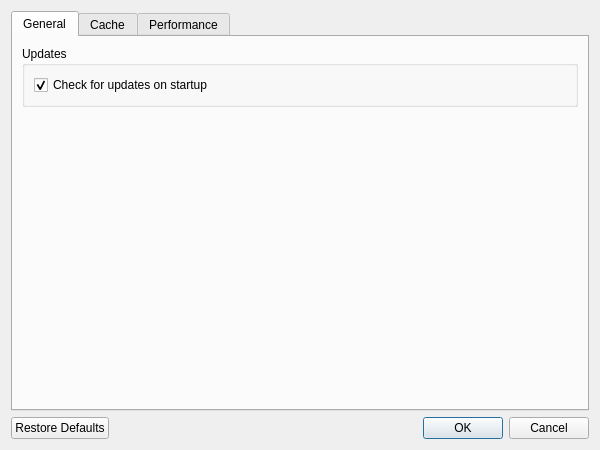
<?xml version="1.0" encoding="UTF-8"?>
<ui version="4.0">
 <class>SettingsDialog</class>
 <widget class="QDialog" name="SettingsDialog">
  <property name="geometry">
   <rect>
    <x>0</x>
    <y>0</y>
    <width>600</width>
    <height>450</height>
   </rect>
  </property>
  <property name="windowTitle">
   <string>Settings</string>
  </property>
  <layout class="QVBoxLayout" name="verticalLayout">
   <item>
    <widget class="QTabWidget" name="tabWidget">
     <property name="currentIndex">
      <number>0</number>
     </property>
     <widget class="QWidget" name="generalTab">
      <attribute name="title">
       <string>General</string>
      </attribute>
      <layout class="QVBoxLayout" name="verticalLayout_2">
       <item>
        <widget class="QGroupBox" name="updatesGroupBox">
         <property name="title">
          <string>Updates</string>
         </property>
         <layout class="QVBoxLayout" name="verticalLayout_3">
          <item>
           <widget class="QCheckBox" name="checkUpdatesCheckBox">
            <property name="text">
             <string>Check for updates on startup</string>
            </property>
            <property name="checked">
             <bool>true</bool>
            </property>
           </widget>
          </item>
         </layout>
        </widget>
       </item>
       <item>
        <spacer name="verticalSpacer_2">
         <property name="orientation">
          <enum>Qt::Vertical</enum>
         </property>
         <property name="sizeHint" stdset="0">
          <size>
           <width>20</width>
           <height>40</height>
          </size>
         </property>
        </spacer>
       </item>
      </layout>
     </widget>
     <widget class="QWidget" name="cacheTab">
      <attribute name="title">
       <string>Cache</string>
      </attribute>
      <layout class="QVBoxLayout" name="verticalLayout_4">
       <item>
        <widget class="QGroupBox" name="cacheGroupBox">
         <property name="title">
          <string>Cache Directory</string>
         </property>
         <layout class="QVBoxLayout" name="verticalLayout_5">
          <item>
           <widget class="QLabel" name="cacheDescriptionLabel">
            <property name="text">
             <string>Ditherista caches processed video frames to speed up playback and export. You can change the cache location or clear it to free up disk space.</string>
            </property>
            <property name="wordWrap">
             <bool>true</bool>
            </property>
           </widget>
          </item>
          <item>
           <layout class="QHBoxLayout" name="horizontalLayout">
            <item>
             <widget class="QLineEdit" name="cachePathLineEdit">
              <property name="readOnly">
               <bool>true</bool>
              </property>
             </widget>
            </item>
            <item>
             <widget class="QPushButton" name="browseCacheButton">
              <property name="text">
               <string>Browse...</string>
              </property>
             </widget>
            </item>
           </layout>
          </item>
          <item>
           <widget class="QLabel" name="cacheSizeLabel">
            <property name="text">
             <string>Current cache size: 0.00 MB</string>
            </property>
           </widget>
          </item>
          <item>
           <widget class="QPushButton" name="clearCacheButton">
            <property name="text">
             <string>Clear Cache</string>
            </property>
           </widget>
          </item>
         </layout>
        </widget>
       </item>
       <item>
        <spacer name="verticalSpacer_3">
         <property name="orientation">
          <enum>Qt::Vertical</enum>
         </property>
         <property name="sizeHint" stdset="0">
          <size>
           <width>20</width>
           <height>40</height>
          </size>
         </property>
        </spacer>
       </item>
      </layout>
     </widget>
     <widget class="QWidget" name="performanceTab">
      <attribute name="title">
       <string>Performance</string>
      </attribute>
      <layout class="QVBoxLayout" name="verticalLayout_6">
       <item>
        <widget class="QGroupBox" name="threadsGroupBox">
         <property name="title">
          <string>Multi-threading</string>
         </property>
         <layout class="QFormLayout" name="formLayout">
          <item row="0" column="0">
           <widget class="QLabel" name="maxThreadsLabel">
            <property name="text">
             <string>Maximum threads:</string>
            </property>
           </widget>
          </item>
          <item row="0" column="1">
           <widget class="QSpinBox" name="maxThreadsSpinBox">
            <property name="minimum">
             <number>1</number>
            </property>
            <property name="maximum">
             <number>32</number>
            </property>
            <property name="value">
             <number>4</number>
            </property>
           </widget>
          </item>
          <item row="1" column="0" colspan="2">
           <widget class="QLabel" name="threadsInfoLabel">
            <property name="text">
             <string>Higher values can speed up video processing but may use more CPU and memory.</string>
            </property>
            <property name="wordWrap">
             <bool>true</bool>
            </property>
           </widget>
          </item>
         </layout>
        </widget>
       </item>
       <item>
        <spacer name="verticalSpacer_4">
         <property name="orientation">
          <enum>Qt::Vertical</enum>
         </property>
         <property name="sizeHint" stdset="0">
          <size>
           <width>20</width>
           <height>40</height>
          </size>
         </property>
        </spacer>
       </item>
      </layout>
     </widget>
    </widget>
   </item>
   <item>
    <layout class="QHBoxLayout" name="horizontalLayout_2">
     <item>
      <widget class="QPushButton" name="restoreDefaultsButton">
       <property name="text">
        <string>Restore Defaults</string>
       </property>
      </widget>
     </item>
     <item>
      <spacer name="horizontalSpacer">
       <property name="orientation">
        <enum>Qt::Horizontal</enum>
       </property>
       <property name="sizeHint" stdset="0">
        <size>
         <width>40</width>
         <height>20</height>
        </size>
       </property>
      </spacer>
     </item>
     <item>
      <widget class="QDialogButtonBox" name="buttonBox">
       <property name="standardButtons">
        <set>QDialogButtonBox::Cancel|QDialogButtonBox::Ok</set>
       </property>
      </widget>
     </item>
    </layout>
   </item>
  </layout>
 </widget>
 <resources/>
 <connections/>
</ui>
